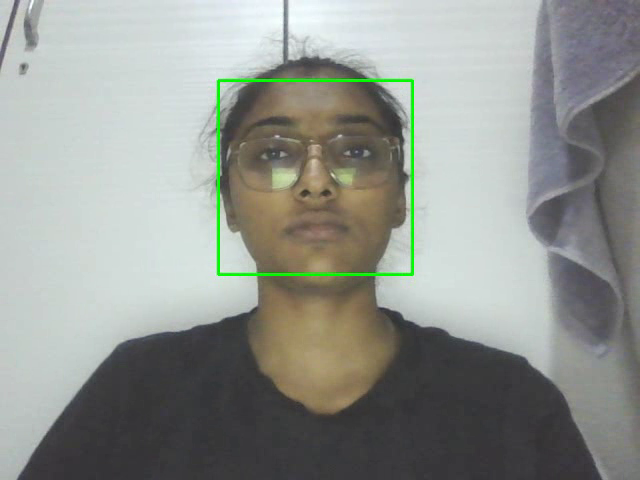
#> input picture frame 29 of output.avi, 640 x 480 px, given in place of the camera
$ python face_detection.py
#> lines starting #> are read from the running program, lines starting #| are printed output that depends on the picture; after the words box and inside, x2 and y2 are one past the last pixel; in counts of white or black regions, pixels touching at a corner belong together
import cv2
import numpy as np

# Load the pre-trained cascade classifier for face detection
cascade_file = 'haarcascade_frontalface_default.xml'
face_cascade = cv2.CascadeClassifier(cascade_file)

# Open the video capture
cap = cv2.VideoCapture(0)

# Define the codec for video recording
fourcc = cv2.VideoWriter_fourcc(*'XVID')

# Create a video writer object to save the processed frames
output_filename = 'output.avi'
output_video = cv2.VideoWriter(output_filename, fourcc, 20.0, (640, 480))

while True:
    # Read a frame from the video capture
    ret, frame = cap.read()
#> frame is the input picture: shape (480, 640, 3); mean B, G, R 144.1, 149.6, 145.8

    # Convert the frame to grayscale for face detection
    gray = cv2.cvtColor(frame, cv2.COLOR_BGR2GRAY)
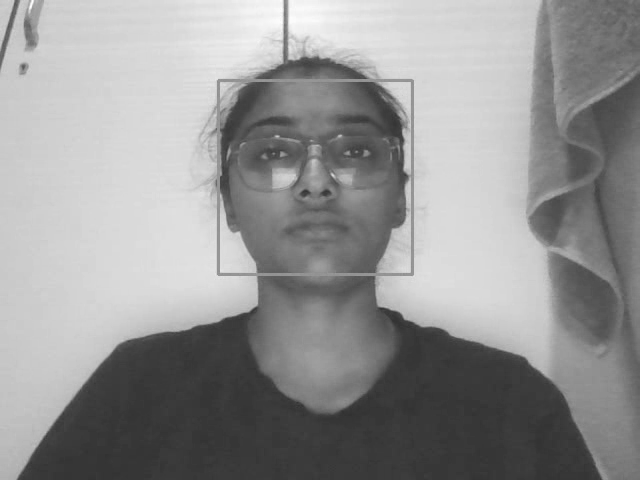
#> gray: shape (480, 640); min 49, max 254, mean 147.9

    # Detect faces in the grayscale frame
    faces = face_cascade.detectMultiScale(gray, scaleFactor=1.1, minNeighbors=5, minSize=(30, 30))
#> faces = [[220, 82, 187, 187]]

    # Iterate over the detected faces
    for (x, y, w, h) in faces:
        # Draw a rectangle around the detected face
        cv2.rectangle(frame, (x, y), (x + w, y + h), (0, 255, 0), 2)
#> this loop made 1 pass
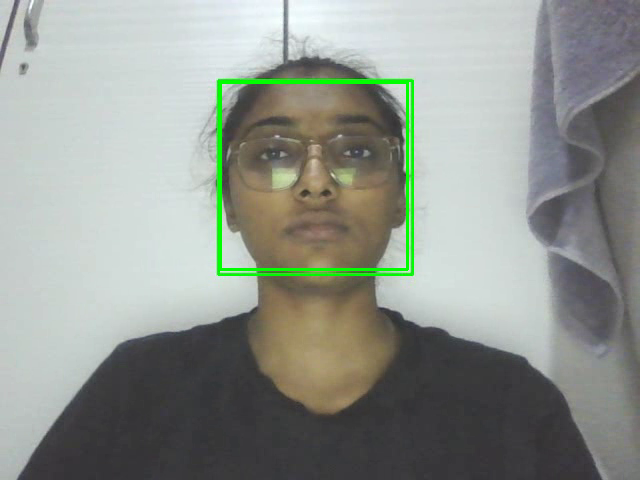
#> frame: shape (480, 640, 3); 0.73% of pixels changed, all inside (x1, y1, x2, y2) = (219, 81, 409, 271)

    # Write the frame to the output video
    output_video.write(frame)

    # Display the frame with face detections
    cv2.imshow('Face Detection', frame)

    # Check for the 'q' key to exit the program
    if cv2.waitKey(1) & 0xFF == ord('q'):
#> (key q is pressed here)
        break

# Release the video capture, video writer, and close the display window
cap.release()
output_video.release()
cv2.destroyAllWindows()

$ run again, starting later in the video
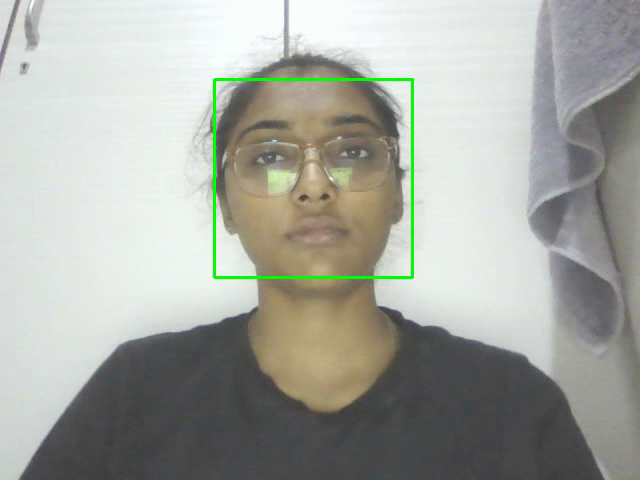
#> input picture frame 131 of output.avi, 640 x 480 px, given in place of the camera
#> frame is the input picture: shape (480, 640, 3); mean B, G, R 161.4, 168.9, 166.2
#> `gray = cv2.cvtColor(frame, cv2.COLOR_BGR2GRAY)`:
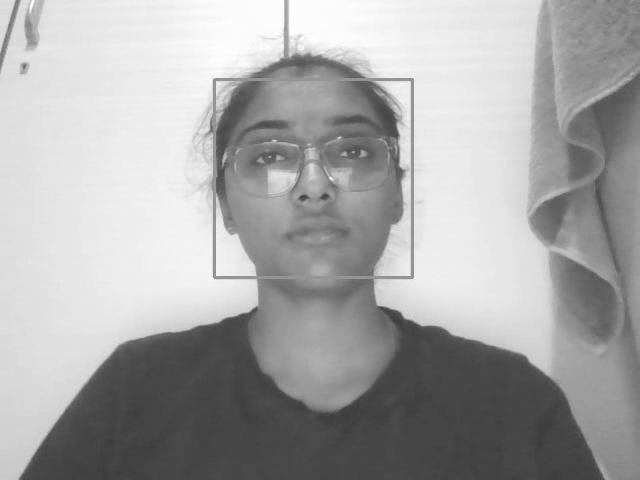
#> gray: shape (480, 640); min 60, max 255, mean 167.2
#> faces = [[215, 79, 196, 196]]
#> the loop `for (x, y, w, h) in faces:` made 1 pass
#> after the loop `for (x, y, w, h) in faces:`:
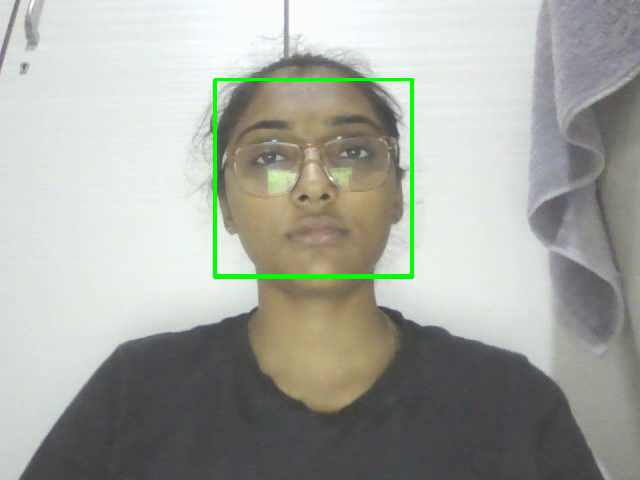
#> frame: shape (480, 640, 3); 0.75% of pixels changed, all inside (x1, y1, x2, y2) = (214, 78, 413, 277)

$ run again, starting later in the video
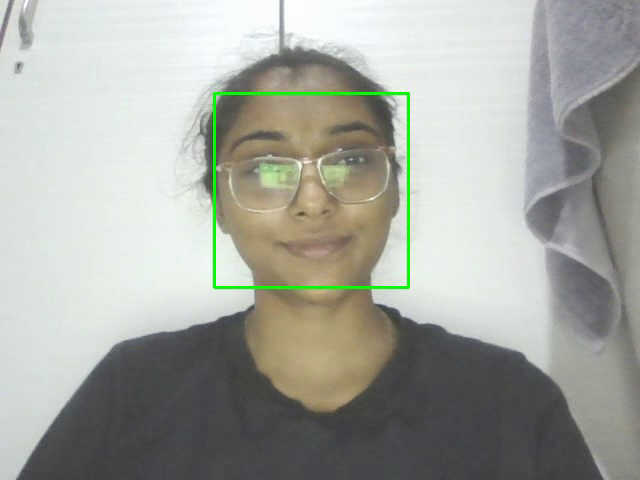
#> input picture frame 234 of output.avi, 640 x 480 px, given in place of the camera
#> frame is the input picture: shape (480, 640, 3); mean B, G, R 160.2, 167.8, 165.1
#> `gray = cv2.cvtColor(frame, cv2.COLOR_BGR2GRAY)`:
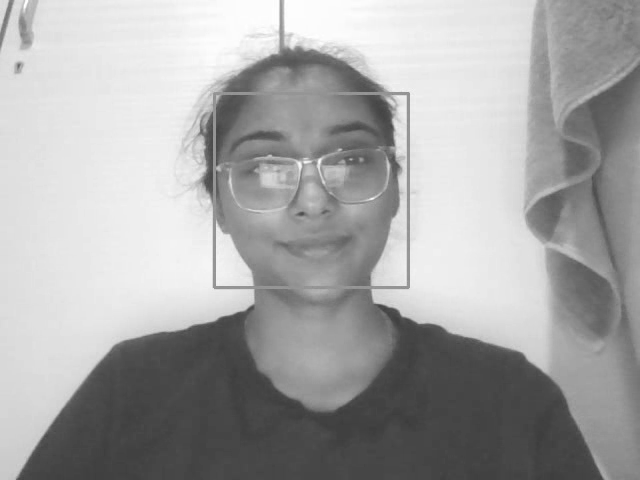
#> gray: shape (480, 640); min 60, max 255, mean 166.1
#> faces = [[258, 261, 112, 112], [206, 87, 207, 207]]
#> the loop `for (x, y, w, h) in faces:` made 2 passes
#> after the loop `for (x, y, w, h) in faces:`:
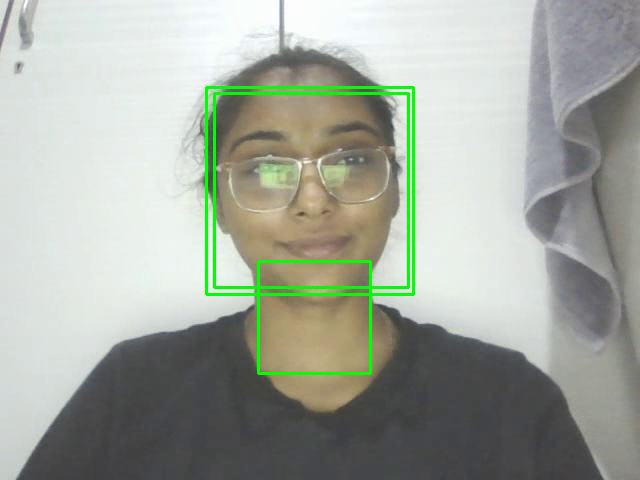
#> frame: shape (480, 640, 3); 1.24% of pixels changed, all inside (x1, y1, x2, y2) = (205, 86, 415, 375)
